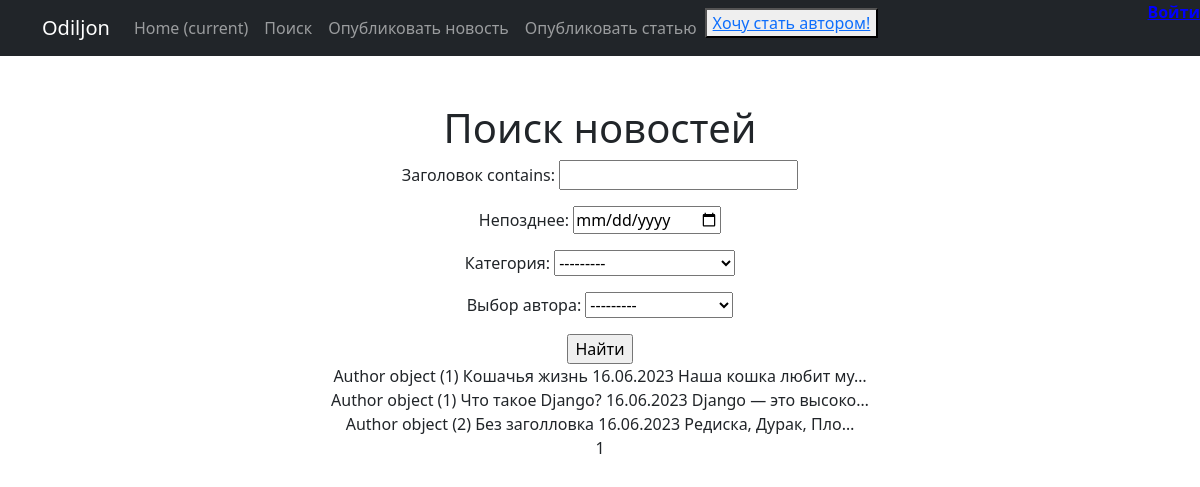
The app's page /search/, older data.
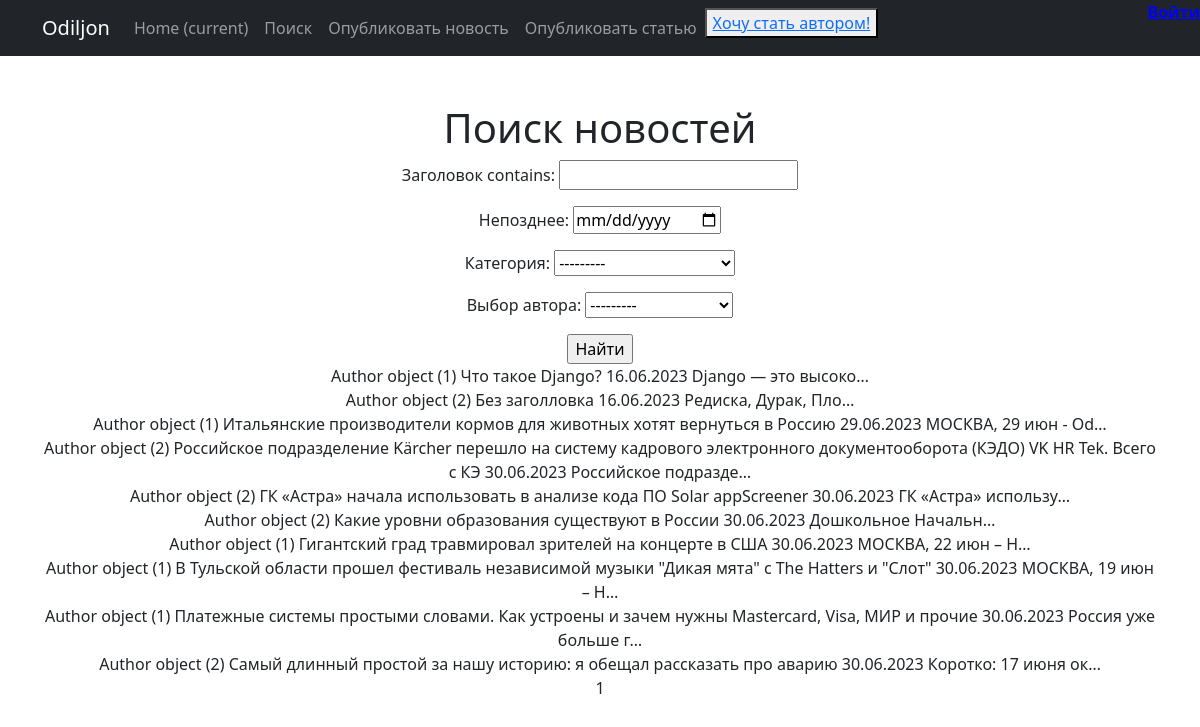
The same page, newer data.
### news/models.py (models this page shows, shortened)
class Post(models.Model):
    ART = 'AR'
    NEWS = 'NW'
    TYPES = [(ART, 'Статья'), (NEWS, 'Новость')]
    author = models.ForeignKey(Author, on_delete=models.CASCADE, verbose_name='Автор')
    post_type = models.CharField(max_length=10, choices=TYPES, verbose_name='Тип поста')
    created_at = models.DateTimeField(auto_now_add=True, verbose_name='Дата публикации')
    post_category = models.ManyToManyField(Category)
    post_title = models.CharField(max_length=120, verbose_name='Заголовок')
    post_text = models.TextField(verbose_name='Содержание')
    post_rating = models.IntegerField(default=0, verbose_name='Рейтинг поста')

class Author(models.Model):
    user = models.OneToOneField(User, on_delete=models.CASCADE)  # ID пользователя, который является автором
    author_rating = models.IntegerField(default=0)

### news/views.py (the view)
# urls.py: path('search/', PostSearch.as_view(), name='post_search'),
class PostSearch(ListView):
    model = Post
    ordering = 'created_at'
    template_name = 'news/post_search.html'
    context_object_name = 'search'
    paginate_by = 10
    def get_queryset(self):
        queryset = super().get_queryset()
        self.filterset = PostFilter(self.request.GET, queryset)
        return self.filterset.qs
    def get_context_data(self, **kwargs):
        context = super().get_context_data(**kwargs)
        context['filterset'] = self.filterset
        context['is_not_author'] = not self.request.user.groups.filter(name='author').exists()
        return context

### news/models.py (called while the page is built)
    def __str__(self):
        return self.category_name

### templates/news/post_search.html (shortened to what this page needs)
{% extends 'flatpages/default.html' %}
{% load censor %}
{% load custom_tags %}
{% block content %}
   <h1>Поиск новостей</h1>
   <form action="" method="get">
       {{ filterset.form.as_p }}
       <input type="submit" value="Найти" />
   </form>
    {% for post in search %}
     <div>
     {{ post.author }}
     {{ post.post_title }}
     {{ post.created_at|date:'d.m.Y' }}
     {{ post.post_text|truncatechars:20 }}
     </div>
    {% endfor %}
   {{ page_obj.number }}
{% endblock content %}

Row changes from the older to the newer data that the page shows:
removed Post: author "Author object (1)", post_title "Кошачья жизнь", created_at "16.06.2023", post_text "Наша кошка любит му…"
added Post: author "Author object (1)", post_title "Итальянские производители кормов для животных хотят вернуться в Россию", created_at "29.06.2023", post_text "МОСКВА, 29 июн - Od…"
added Post: author "Author object (2)", post_title "Российское подразделение Kärcher перешло на систему кадрового электронного документооборота (КЭДО) VK HR Tek. Всего с КЭ", created_at "30.06.2023", post_text "Российское подразде…"
added Post: author "Author object (2)", post_title "ГК «Астра» начала использовать в анализе кода ПО Solar appScreener", created_at "30.06.2023", post_text "ГК «Астра» использу…"
added Post: author "Author object (2)", post_title "Какие уровни образования существуют в России", created_at "30.06.2023", post_text "Дошкольное Начальн…"
added Post: author "Author object (1)", post_title "Гигантский град травмировал зрителей на концерте в США", created_at "30.06.2023", post_text "МОСКВА, 22 июн – Н…"
added Post: author "Author object (1)", post_title "В Тульской области прошел фестиваль независимой музыки \"Дикая мята\" с The Hatters и \"Слот\"", created_at "30.06.2023", post_text "МОСКВА, 19 июн – Н…"
added Post: author "Author object (1)", post_title "Платежные системы простыми словами. Как устроены и зачем нужны Mastercard, Visa, МИР и прочие", created_at "30.06.2023", post_text "Россия уже больше г…"
added Post: author "Author object (2)", post_title "Самый длинный простой за нашу историю: я обещал рассказать про аварию", created_at "30.06.2023", post_text "Коротко: 17 июня ок…"
